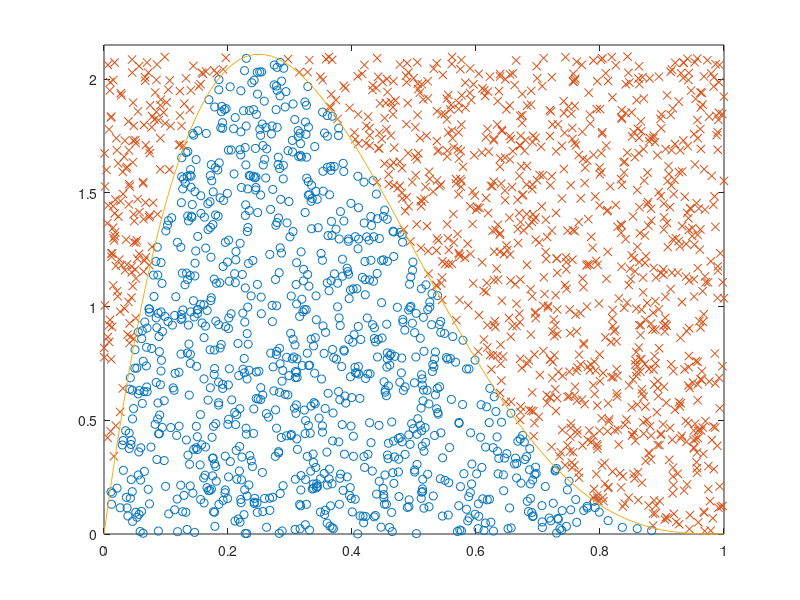
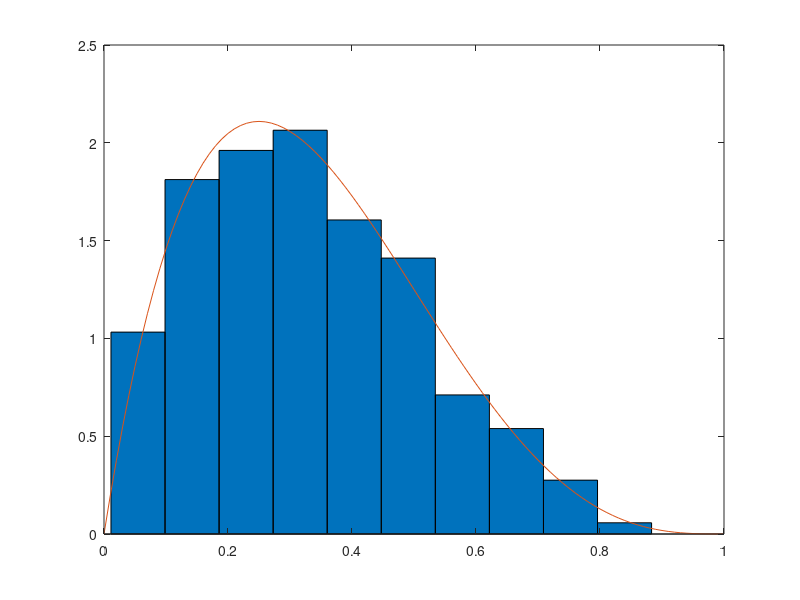

Here is the MATLAB script that generated these plots, in order:
%STAT572_2_16_IC
%In-class assignment: Want  X ~ f(x) = 20x(1-x)^3 0<x<1
%Use the candidate Y ~ unif(0,1)
% c = 2.1

f_x = @(x) 20*x.*(1-x).^3;
c = 2.1;   % constant 
n=1000;  % generate 1000 rv's
% set up the arrays to store variates
x = zeros(1,n);  						% random variates
xy = zeros(1,n);						% corresponding y values
rej = zeros(1,n);						% rejected variates
rejy = zeros(1,n); % corresponding y values
irv=1;			
irej=1;
while irv <= n
   y = rand(1);  % random number from g(y)
   u = rand(1);  % random number for comparison
   if u <= f_x(y)/c;
      x(irv)=y;
      xy(irv) = u*c;
      irv=irv+1;
   else
             rej(irej)= y;
      rejy(irej) = u*c; % really comparing u*c<=2*y
      irej = irej + 1;
   end
end

figure(1); clf;
plot(x,xy,'o',rej,rejy,'x')
axis([0 1 0 2.15]);
hold on
%plot([0,1],[0,2],'k')
xs = [0:.01:1]; ys = f_x(xs);
plot(xs,ys);
hold off
%plot histogram
figure(2); clf;
[N,h]=hist(x);
N = N/(h(2)-h(1))/n;
bar(h,N,1);
hold on;
plot(xs,ys);